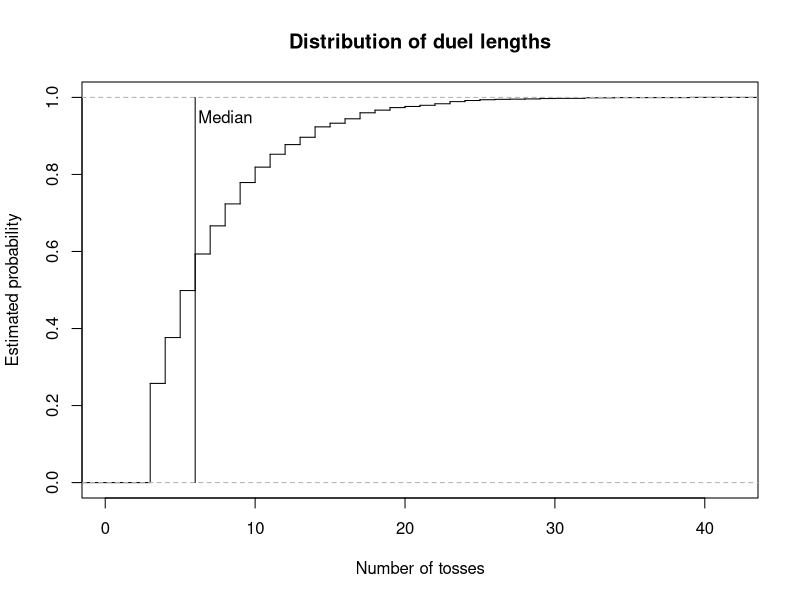
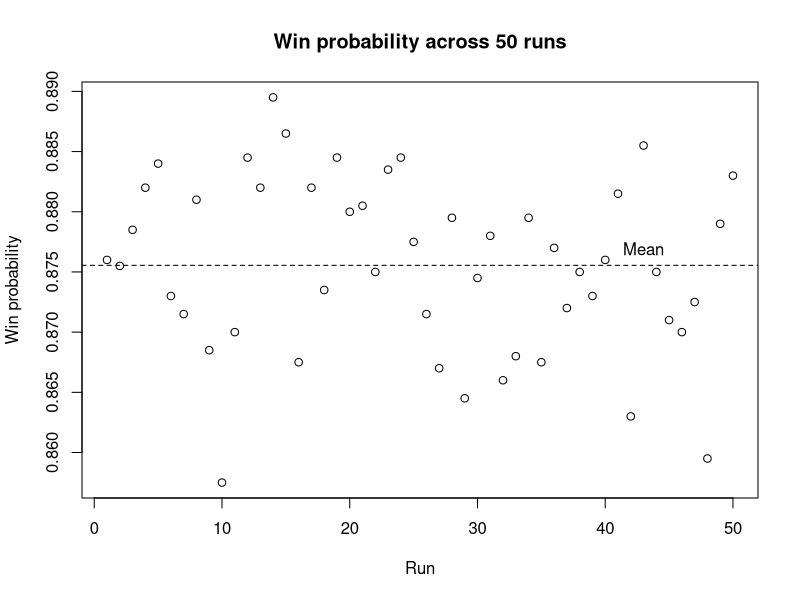

Recreate these plots in R, in order.
# =============================================================================
# Coin-Toss Pattern Duel
#
# Authors:
# Pierrick de Boer: S3034691
# Fagan Ganbarli: S3015664
# Raneem Alluhaydan: S3044929


# Contributions:
# Pierrick de Boer ( 33%): Task 1-3
# Fagan Ganbarli ( 33%): Task 4-5
# Raneem Alluhaydan ( 33%): Task 6-7
#
# Overview:
# This script simulates duels between two binary patterns in a sequence
# of coin tosses. It identifies which pattern appears first and estimates
# the probability that player A wins through repeated simulations.
#
# Main functions:
# 1. firsthit(): Find the first occurrence of a pattern.
# 2. sim_duels(): Simulate multiple duels.
# 3. duel(): Simulate one duel.
# 4. pwin(): Estimate the probability that a pattern wins.
# 5. ewait(): Calculate the expected waiting time of a pattern.
# 6. pmat(): Calculate win probabilities between patterns.
# 7. find_cycle(): Find a non-transitive cycle of patterns.
# =============================================================================

# Task 1: Find the first occurrence of a pattern in a toss stream.

# Idea:
# Compare the pattern with every window of k consecutive tosses at
# once and return the position where the first matching window ends.

# Input:
# x = A toss stream, either a vector or a matrix with one
#     stream per row.
# a = A pattern of length k.

# Output:
# The toss at which the pattern is first completed in each row,
# or NA if the pattern does not appear.

# Method:
# Convert a vector into a one-row matrix.
# Build a logical matrix of all possible starting positions and
# compare each element of the pattern with the matching shifted
# columns of x.
# Take the first matching start in each row and add k - 1 to
# obtain the ending position.

firsthit <- function(x, a) {
  
  # Treat a single stream as a matrix with one row.
  if (!is.matrix(x)) {
    x <- matrix(x, nrow = 1)
  }
  
  L <- ncol(x)
  k <- length(a)
  
  # A pattern longer than the sequence cannot occur.
  if (k > L) {
    return(rep(NA, nrow(x)))
  }
  
  # Check every possible starting position.
  hit <- matrix(TRUE, nrow = nrow(x), ncol = L - k + 1)
  
  for (j in seq_along(a)) {
    hit <- hit & x[, j:(L - k + j), drop = FALSE] == a[j]
  }
  
  # Find the first matching position in each row.
  start <- max.col(hit, ties.method = "first")
  start[rowSums(hit) == 0] <- NA
  
  # Convert starting positions into ending positions.
  return(start + k - 1)
}

# Test firsthit() function.
x <- c(1, 0, 0, 1, 0, 1, 1, 1, 0)

firsthit(x, c(1, 0, 1))   # Expected: 6
firsthit(x, c(0, 1, 1))   # Expected: 7
firsthit(x, c(0, 0, 0))   # Expected: NA


# Task 2: Simulate duels between two patterns.

# Idea:
# Toss a shared coin stream for many duels at once and stop each
# duel as soon as one of the two patterns appears.

# Input:
# a = Binary pattern of player A.
# b = Binary pattern of player B, distinct from a and of equal length.
# p = The probability of a head
# nreps = The number of independent duels to simulate.

# Output:
# A list containing the winner of each duel (1 for A, 0 for B)
# and the number of tosses each duel took.

# Method:
# Check that the patterns have equal length and are distinct.
# Generate tosses in blocks, one row per duel, and find the first
# occurrence of each pattern with firsthit().
# Store the results of decided duels and continue only with the
# undecided ones. Keep the last k - 1 tosses of each undecided row
# so that patterns crossing block boundaries are detected.

sim_duels <- function(a, b, p = 0.5, nreps = 1) {
  
  k <- length(a)
  
  if (k != length(b)) {
    stop("this is not a fair game!")
  }
  
  if (all(a == b)) {
    stop("a and b are identical")
  }
  
  # Initialize the block length and simulation results.
  time <- 0
  B <- 3 * k
  
  active <- 1:nreps
  winner <- rep(NA, nreps)
  tosses <- rep(NA, nreps)
  
  while (length(active) > 0) {
    
    # Generate the initial block of tosses.
    if (time == 0) {
      W <- matrix(
        rbinom(nreps * B, size = 1, prob = p),
        nrow = nreps
      )
      
    } else {
      # Retain the last k - 1 tosses from each active sequence.
      keep <- W[,B - (k - 1) + seq_len(k - 1),drop = FALSE]
      
      # Generate new tosses for the unfinished duels.
      W_new <- matrix(
        rbinom(
          nrow(keep) * (B - k + 1),
          size = 1,
          prob = p
        ),
        nrow = nrow(keep)
      )
      
      # Append the new tosses to the retained sequence.
      W <- cbind(keep, W_new)
    }
    
    # Find the first occurrence of each player's pattern.
    time_a <- firsthit(W, a)
    time_b <- firsthit(W, b)
    
    # Identify the winner based on the earliest occurrence.
    a_wins <- !is.na(time_a) &
      (is.na(time_b) | time_a < time_b)
    
    b_wins <- !is.na(time_b) &
      (is.na(time_a) | time_b < time_a)
    
    # Store the results of completed duels.
    decided <- a_wins | b_wins
    
    hit_time <- pmin(time_a, time_b, na.rm = TRUE)
    
    winner[active[a_wins]] <- 1
    winner[active[b_wins]] <- 0
    
    tosses[active[decided]] <- time + hit_time[decided]
    
    # Remove completed duels from the active simulations.
    active <- active[!decided]
    W <- W[!decided, , drop = FALSE]
    
    # Advance the number of newly generated tosses.
    time <- time + B - (k - 1)
  }
  
  return(list(winner = winner, tosses = tosses))
}


# Task 2: Simulate a single duel.

# Idea:
# A single duel is a special case of sim_duels() with one repetition,
# so the simulation code is shared rather than repeated.

# Input:
# a = Binary pattern of player A.
# b = Binary pattern of player B.
# p = The probability of a head

# Output:
# A vector c(winner, tosses), where winner is 1 if A wins and 0
# if B wins, and tosses is the number of tosses the duel took.

# Method:
# Call sim_duels() with nreps = 1 and combine both results
# into one vector.

duel <- function(a, b, p = 0.5) {
  
  result <- sim_duels(a, b, p, nreps = 1)
  
  return(c(result[[1]], result[[2]]))
}


# Task 3: Estimate the probability that one pattern wins a duel.

# Idea:
# Estimate the win probability of player A as the proportion of
# simulated duels that A wins.

# Input:
# a = Binary pattern of player A.
# b = Binary pattern of player B.
# p = The probability of a head (0 < p < 1).
# nreps = The number of independent duels to simulate.

# Output:
# The estimated probability that pattern a appears before pattern b.

# Method:
# Simulate all duels at once with sim_duels().
# Since a win for A is stored as 1 and a loss as 0, the mean of
# the winner vector estimates the win probability.

pwin <- function(a, b, p = 0.5, nreps = 10000) {
  
  # Simulate the duels.
  result <- sim_duels(a, b, p, nreps)
  
  # Calculate the proportion of duels won by player A.
  p_a_wins <- sum(result[[1]]) / length(result[[1]])
  
  return(p_a_wins)
}


# Task 4: Calculating the exact expected waiting time for a pattern.

# Idea:
# The expected waiting time depends on the lengths for which
# the first and last j elements of a pattern match. Each matching
# overlap contributes the reciprocal of the probability of its prefix.

# Input:
# a = A non-empty binary vector representing the pattern.
# p = The probability of a head (0 < p < 1).

# Output:
# The exact expected waiting time until the pattern appears. 

# Method:
# Check that the inputs are valid.
# Examine every possible overlap length. If the first and last j
# elements match, calculate the prefix probability and add its
# reciprocal to the expected waiting time.

ewait <- function(a, p = 0.5) {
  
  # Check that the pattern is a non-empty binary vector.
  if (!is.numeric(a) || length(a) == 0 ||  
      anyNA(a) || any(!a %in% c(0, 1))) {
    stop("The pattern must be a non-empty binary vector.")  
  }
  
  # Check that p is a valid probability between 0 and 1.
  if (!is.numeric(p) || length(p) != 1 ||
      is.na(p) || !is.finite(p) ||
      p <= 0 || p >= 1) {
    stop("p must be a numeric value between 0 and 1.")  
  }
  
  k <- length(a)
  expected_wait <- 0
  
  # Examine every possible overlap length, including the full pattern.
  for (j in 1:k) {
    
    # An overlap exists when the first and last j elements match.
    if (all(a[1:j] == a[(k-j+1):k])) {
      
      # Count the number of heads in the prefix.
      n_head <- sum(a[1:j] == 1)
      
      # Calculate the probability of the prefix.
      r_probability <- (p ^ n_head) * ((1 - p) ^ (j - n_head))
      
      # Add the reciprocal probability for this overlap.
      expected_wait <- expected_wait + (1 / r_probability)
    }
  }
  return(expected_wait)
}


# Task 5: Calculate the matrix of pairwise win probabilities.

# Idea:
# Estimate how often each pattern beats every other pattern using 
# repeated simulations, and store the result probabilities in a matrix. 

# Input:
# k = The length of each binary pattern.
# p = The probability of a head (0 < p < 1).
# nreps = The number of simulated duels for each pair..

# Output:
# A 2^k by 2^k matrix of estimated win probabilities.
# The diagonal entries are NA, because a pattern cannot duel itself.

# Method:
# Generate all possible patterns of length k and arrange them in
# lexicographic order, with 0 before 1.
# Estimate the win probability for every distinct pattern using 
# the pwin() function and store the result in matrix M.

pmat <- function(k, p = 0.5, nreps = 10000) {
  
  # Generate all possible binary patterns of length k.
  pattern <- expand.grid(rep(list(0:1), k))
  
  # Arrange patterns in lexicographic order, with 0 before 1.
  pattern <- pattern[
    do.call(order, as.data.frame(pattern)), , drop = FALSE]
  
  # Convert the patterns to a matrix.
  pattern <- as.matrix(pattern)
  
  # Create a matrix to store the estimated win probabilities.
  M <- matrix(NA, nrow = 2^k, ncol = 2^k)
  
  # Calculate the number of patterns.
  n <- nrow(pattern)
  
  # Label the rows and columns using the binary patterns.
  rownames(M) <- apply(pattern, 1, paste, collapse = "")
  colnames(M) <- apply(pattern, 1, paste, collapse = "")
  
  # Estimate the probability that each pattern beats every other pattern.
  for (i in 1:n) {
    for (j in 1:n) {
      
      # Leave diagonal entries as NA, because a pattern cannot duel itself.
      if (i != j) {
        M[i, j] <- pwin(
          pattern[i, ],
          pattern[j, ],
          p = p,
          nreps = nreps
        )
      }
    }
  }
  return(M)
}



# Task 5(a): Find the best reply and its win probability for each pattern.

# Idea:
# For each pattern, find the pattern that beats it with the 
# highest probability and display the results in a table.

# Input:
# M = The matrix of win probabilities created by pmat() function
# with k = 3 and a fair coin.

# Output:
# A data frame showing each pattern, its best reply, and the 
# probability that the best reply wins.

# Method:
# Replace the diagonal NA values with -inf so they cannot be 
# selected as the best reply.
# Find the maximum value in each column.
# Record the each pattern, its best reply, and the associated 
# win probability in a data frame.

# Create a matrix for k = 3 and a fair coin using pmat() function.
M <- pmat(k = 3, p = 0.50)

# Replace the diagonal NA values with -inf.
M <- replace(M, is.na(M), -Inf)

# Find the index of the best reply for each pattern.
best_reply <- apply(M, 2, which.max)

# Create a vector to store the win probabilities.
win_probability <- numeric(ncol(M))

# Store the win probability of each best reply.
for (j in seq_len(ncol(M))) {
  win_probability[j] <- M[best_reply[j], j]
}

# Create a data frame of patterns, best replies, and win probabilities.
best_reply_table <- data.frame(
  Pattern = rownames(M),
  Best_reply = rownames(M)[best_reply],
  Probability = win_probability
)

print(best_reply_table)


# Task 5(b)(1): Find evenly matched pattern pairs.

# Idea:
# Find pairs with approximately equal chances (between 0.49 and 0.51) 
# of winning against each other.

# Input:
# M = The matrix of win probabilities created by pmat() function
# with k = 3 and a fair coin.

# Output:
# A data frame showing each evenly matched pair and the win 
# probabilities of both pattern

# Method:
# Examine each distinct pair only once.
# Keep pairs for which both win probabilities are between 0.49 and 0.51.

# Create an empty data frame to store the results.
evenly_matched_pairs <- data.frame(
  Pattern1 = character(),
  Pattern2 = character(),
  P1_Win_Probability = numeric(),
  P2_Win_Probability = numeric()
)

# Examine all pairs with for loop.
for (i in seq_len(nrow(M))) {
  for (j in seq_len(ncol(M))) {
    
    # Check each pair once and exclude the diagonal.
    if (j > i && 
        !is.na(M[i, j]) &&
        !is.na(M[j, i]) &&
        abs(M[i, j] - 0.5) <= 0.01 &&
        abs(M[j, i] - 0.5) <= 0.01) {
      
      # Store both patterns and their win probabilities.
      evenly_matched_pairs <- rbind(
        evenly_matched_pairs,
        data.frame(
          Pattern1 = rownames(M)[i],
          Pattern2 = colnames(M)[j],
          P1_Win_Probability = M[i, j],
          P2_Win_Probability = M[j, i]
        )
      )
    }
  }
}

# Reset row names and display the result
row.names(evenly_matched_pairs) <- NULL
print(evenly_matched_pairs)


# Task 5(b)(2): Find the shortest non-transitive cycle.

# Idea:
# Find the shortest cycle in which every pattern beats the next
# pattern with at least given win probability.

# Input:
# m = A matrix of pairwise win probabilities.
# min_probability = The minimum probability required for each win.

# Output:
# A data frame showing the patterns in each cycle, the direction 
# of each win, and win probabilities.

# Method:
# Search cycles in increasing order of length. Use recursive search
# to extend path without repeating patterns, and check whether the
# final pattern beats the starting pattern to complete a cycle.

find_cycle <- function(m, min_probability = 0.60) {
  
  k <- nrow(m)
  
  # Check cycle from the shortest possible length (3).
  for (i in 3:k) {
    
    cycles <- list()
    
    # Try each pattern as the starting point.
    for(start in seq_len(k)) {
      
      search <- function(path) {
        
        last <- path[length(path)]
        
        # Check whether the path can be closed into a cycle.
        if (length(path) == i) {
          
          if (!is.na(m[last, start]) &&
              m[last, start] >= min_probability) {
            
            cycles[[length(cycles) + 1]] <<- path
          }
          
          return(invisible(NULL))
        }
        
        # Only consider unused patterns to avoid duplicate cycles.
        sequence <- setdiff(seq_len(k), path)
        sequence <- sequence[sequence > start]
        
        for (next_item in sequence) {
          
          if (!is.na(m[last, next_item]) && 
              m[last, next_item] >= min_probability) {
            
            search(c(path, next_item))
          }
        }
      }
      search(start)
    }
    
    # Return the cycle when shortest length has been found.
    if (length(cycles) > 0) {
      
      result <- do.call(rbind, lapply(seq_along(cycles), function(x) {
        
        path <- cycles[[x]]
        next_path <- c(path[-1], path[1])
        
        data.frame(
          Cycle = x,
          From = rownames(m)[path],
          To = colnames(m)[next_path],
          Win = m[cbind(path, next_path)]
        )
      }))
      rownames(result) <- NULL
      return(result)
    }
  }
  
  # message dos not exist 
  return("No cycle found.")
}

# Find the shortest cycle with minimum win probability = 0.60.
find_cycle(M, min_probability = 0.60)  

# Task 5(c): Compare expected waiting times with duel results.

# Idea:
# Find pairs with the same expected waiting time and identify.
# pairs with noticeably different duel probabilities.

# Input:
# M = The matrix of win probabilities created by pmat() function
# with k = 3 and a fair coin.
# ewait() = The function that calculates the expected waiting time. 

# Output:
# A data frame that demonstrates pairs with the same expected 
# waiting time whose duel probability is below 0.4 or above 0.6.

# Method:
# Get the pattern labels from the row names of M.
# Convert labels into a binary matrix.
# Calculate the exact expected waiting time with ewait() function 
# Compare each pairs and keep whose expected waiting times are the same.
# Display pairs with win probability notably far from 0.5.

# Get the pattern labels from the row names of M.
pattern_label <- rownames(M)

# Convert labels into a binary matrix.
pattern_label <- t(sapply(pattern_label, function(x) {
  as.numeric(strsplit(x, "")[[1]])
})) 

# Define pattern names.
pattern_names <- apply(pattern_label, 1, paste, collapse = "")

# Calculate th exact expected waiting time.
expected_wait <- apply(pattern_label, 1, ewait)

# Create an empty data frame to store pairs.
comparison_table <- data.frame(
  Pattern1 = character(),
  Pattern2 = character(),
  Expected_Wait = numeric(),
  Win_Probability = numeric()
)

# Compare every distinct pairs.
for (i in seq_len(nrow(M))) {
  for (j in seq_len(ncol(M))) {
    
    # Check each pair ony one time
    # Keep pairs with the same expected waiting time.
    if (i < j &&
        expected_wait[i] == expected_wait[j]) {
      
      # Store the pair, their equal expected waiting time,
      # and the probability that Pattern1 beats Pattern2.
      comparison_table <- rbind(
        comparison_table, data.frame(
          Pattern1 = pattern_names[i],
          Pattern2 = pattern_names[j],
          Expected_Wait = expected_wait[i],
          Win_Probability = M[i, j]
        )
      )
    }
  }
}

# Display pairs whose win probabilities notable differ from 0.5 
# (win probability is below 0.4 or above 0.6.)

comparison_table <- comparison_table[
  abs(comparison_table$Win_Probability - 0.5) > 0.1, ]

row.names(comparison_table) <- NULL

print(comparison_table)

#Task 6: Plot duel lengths and variation in win probabilities.

# Idea:
# Describe the two things you are investigating:
# how long duels take and how estimates vary between runs.

# Input:
# Patterns 011 and 111, a fair coin, 2000 duels,
# and 50 repeated runs for the win-probability estimates.

# Output:
# Two graphs: a CDF of duel lengths and a plot of
# win-probability estimates across 50 runs.

# Method:
# Simulate duels, plot their lengths and mark the median.
# Repeat the win-probability estimation 50 times, plot
# the results and mark their mean.

# Choose the two patterns and simulate 2000 duels.
a <- c(0,1,1)
b <- c(1,1,1)
results <- sim_duels(a,b, p = 0.5, nreps = 2000)

# Save the duel lengths and plot their distribution as a staircase.

tosses <- results$tosses

plot(ecdf(tosses), 
     verticals = TRUE,
     do.points = FALSE,
     main = "Distribution of duel lengths",
     xlab = "Number of tosses", 
     ylab = "Estimated probability")

# Calculate the median duel length and mark it with a vertical line.
med <- median(tosses)
lines(c(med, med), c(0,1))
text(med + 2, 0.95, "Median")

# Estimate the win probability over 50 runs, using 2000 duels per run.
win_estimates <- numeric(50)

for (i in 1:50) { 
  win_estimates[i] <- pwin(
    a = c(0,1,1),
    b = c(1,1,1),
    p = 0.5,
    nreps = 2000
  )
}

#Calculate the mean of the 50 estimates.
mean(win_estimates)

# Plot the estimates and mark their mean with a dashed line.
plot(win_estimates,
     xlab = "Run",
     ylab = "Win probability",
     main = "Win probability across 50 runs")

abline(h = mean(win_estimates), lty = 2)
text(43, mean(win_estimates), "Mean", pos = 3)

# Task 7: Investigate the effect of coin bias.

# Idea:
# Check how changing the coin bias affects the best replies.

# Input:
# Patterns of length 3, with p = 0.25 and p = 0.7.

# Output:
# A best-reply table for each coin bias.

# Method:
# Calculate the win-probability matrix and find the best reply
# to each pattern. Repeat for both coin biases and compare the results.

# Analyse the best replies for p = 0.25.
M <- pmat(k = 3, p = 0.25, nreps = 2000)
M <- replace(M, is.na(M), -Inf)

best_reply <- apply(M, 2, which.max)
win_probability <- numeric(ncol(M))

for (j in seq_len(ncol(M))) {
  win_probability[j] <- M[best_reply[j], j]
}

best_reply_table <- data.frame(
  Pattern = rownames(M),
  Best_reply = rownames(M)[best_reply],
  Probability = win_probability,
  row.names = NULL
)

print(best_reply_table)

# Repeat the analysis for p = 0.7.
M <- pmat(k = 3, p = 0.7, nreps = 2000)
M <- replace(M, is.na(M), -Inf)

best_reply <- apply(M, 2, which.max)
win_probability <- numeric(ncol(M))

for (j in seq_len(ncol(M))) {
  win_probability[j] <- M[best_reply[j], j]
}

best_reply_table <- data.frame(
  Pattern = rownames(M),
  Best_reply = rownames(M)[best_reply],
  Probability = win_probability,
  row.names = NULL
)

print(best_reply_table)

# Best replies and cycles:
# For p = 0.25, one estimated cycle is:
# 100 -> 000 -> 001 -> 010 -> 100
#
# For p = 0.7, one estimated cycle is:
# 101 -> 011 -> 111 -> 110 -> 101
#
# Changing the coin bias changes the best replies
# and the patterns involved in the observed cycles.


# Overall analysis:
# Ranking patterns by their individual waiting times
# does not necessarily predict who wins a duel.
# Both patterns use the same sequence of coin tosses,
# so their appearances are not independent.
